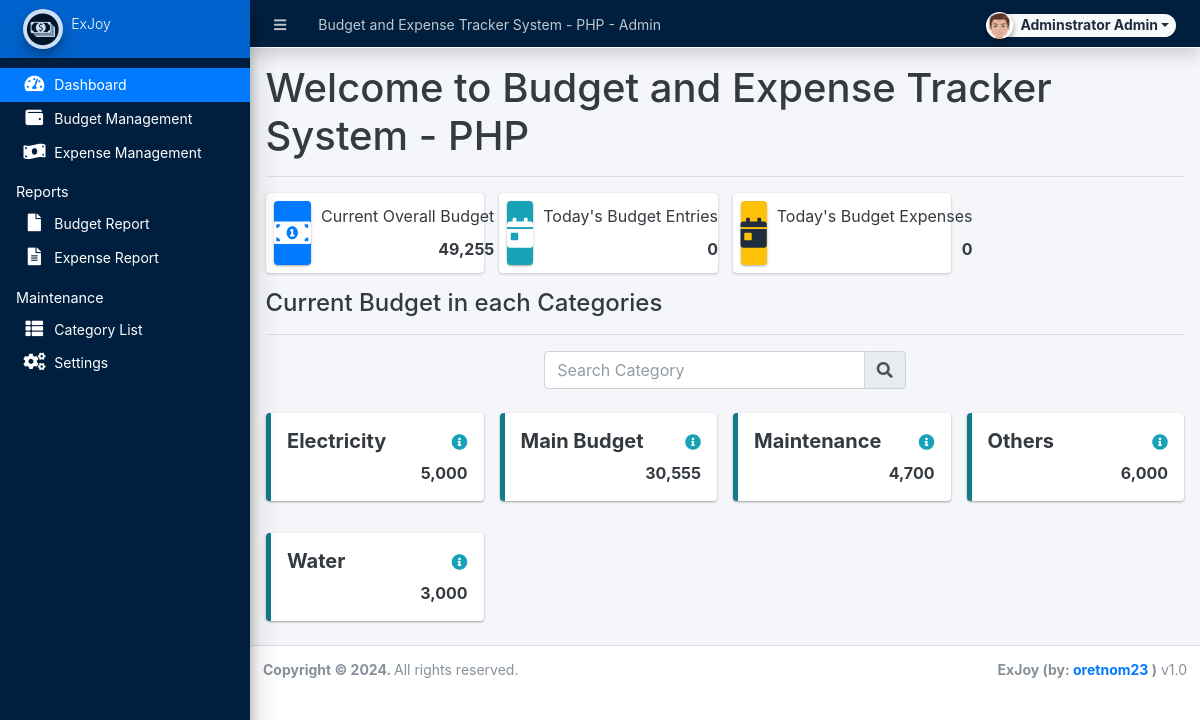
/admin/index.php (signed in), run on the app's committed database.
### tables this page shows
CREATE TABLE `categories` (
  `id` int(30) NOT NULL,
  `category` varchar(250) NOT NULL,
  `description` text DEFAULT NULL,
  `status` tinyint(1) NOT NULL DEFAULT 1,
  `balance` float NOT NULL DEFAULT 0,
  `date_created` datetime NOT NULL DEFAULT current_timestamp(),
  `date_updated` datetime DEFAULT NULL ON UPDATE current_timestamp()
);

### classes/DBConnection.php (called while the page is built, shortened)
<?php
class DBConnection{
    private $host = DB_SERVER;
    private $username = DB_USERNAME;
    private $password = DB_PASSWORD;
    private $database = DB_NAME;
    public $conn;
    public function __construct(){
        if (!isset($this->conn)) {
            $this->conn = new mysqli($this->host, $this->username, $this->password, $this->database);
        }
    }
}
?>

### classes/SystemSettings.php (called while the page is built, shortened)
<?php
class SystemSettings extends DBConnection{
	function info($field=''){
		if(!empty($field)){
			if(isset($_SESSION['system_info'][$field]))
				return $_SESSION['system_info'][$field];
			else
				return false;
		}else{
			return false;
		}
	}
}
$_settings = new SystemSettings();
?>

### admin/home.php (the view, shortened to what this page needs)
<h1>Welcome to <?php echo $_settings->info('name') ?></h1>
<hr>
<div class="row">
          <div class="col-12 col-sm-6 col-md-3">
            <div class="info-box">
              <span class="info-box-icon bg-primary elevation-1"><i class="fas fa-money-bill-alt"></i></span>
              <div class="info-box-content">
                <span class="info-box-text">Current Overall Budget</span>
                <span class="info-box-number text-right">
                  <?php
                    $cur_bul = $conn->query("SELECT sum(balance) as total FROM `categories` where status = 1 ")->fetch_assoc()['total'];
                    echo number_format($cur_bul);
                  ?>
                </span>
              </div>
            </div>
          </div>
          <div class="col-12 col-sm-6 col-md-3">
            <div class="info-box mb-3">
              <span class="info-box-icon bg-info elevation-1"><i class="fas fa-calendar-day"></i></span>
              <div class="info-box-content">
                <span class="info-box-text">Today's Budget Entries</span>
                <span class="info-box-number text-right">
                  <?php
                    $today_budget = $conn->query("SELECT sum(amount) as total FROM `running_balance` where category_id in (SELECT id FROM categories where status =1) and date(date_created) = '".(date("Y-m-d"))."' and balance_type = 1 ")->fetch_assoc()['total'];
                    echo number_format($today_budget);
                  ?>
                </span>
              </div>
            </div>
          </div>
          <div class="col-12 col-sm-6 col-md-3">
            <div class="info-box mb-3">
              <span class="info-box-icon bg-warning elevation-1"><i class="fas fa-calendar-day"></i></span>
              <div class="info-box-content">
                <span class="info-box-text">Today's Budget Expenses</span>
                <span class="info-box-number text-right">
                <?php
                    $today_expense = $conn->query("SELECT sum(amount) as total FROM `running_balance` where category_id in (SELECT id FROM categories where status =1) and date(date_created) = '".(date("Y-m-d"))."' and balance_type = 2 ")->fetch_assoc()['total'];
                    echo number_format($today_expense);
                  ?>
                </span>
              </div>
            </div>
          </div>
        </div>
<div class="row">
  <div class="col-lg-12">
    <h4>Current Budget in each Categories</h4>
    <hr>
  </div>
</div>
<div class="col-md-12 d-flex justify-content-center">
  <div class="input-group mb-3 col-md-5">
    <input type="text" class="form-control" id="search" placeholder="Search Category">
    <div class="input-group-append">
      <span class="input-group-text"><i class="fa fa-search"></i></span>
    </div>
  </div>
</div>
<div class="row row-cols-4 row-cols-sm-1 row-cols-md-4 row-cols-lg-4">
  <?php
  $categories = $conn->query("SELECT * FROM `categories` where status = 1 order by `category` asc ");
    while($row = $categories->fetch_assoc()):
  ?>
  <div class="col p-2 cat-items">
    <div class="callout callout-info">
      <span class="float-right ml-1">
        <button type="button" class="btn btn-secondary info-tooltip" data-toggle="tooltip" data-html="true" title='<?php echo (html_entity_decode($row['description'])) ?>'>
          <span class="fa fa-info-circle text-info"></span>
        </button>
      </span>
      <h5 class="mr-4"><b><?php echo $row['category'] ?></b></h5>
      <div class="d-flex justify-content-end">
        <b><?php echo number_format($row['balance']) ?></b>
      </div>
    </div>
  </div>
  <?php endwhile; ?>
</div>

### admin/home.php (style rules this page uses)
.info-tooltip,.info-tooltip:focus,.info-tooltip:hover { background:unset; border:unset; padding:unset; }

### data on the page
categories: category "Electricity", balance "5,000"
categories: category "Main Budget", balance "30,555"
categories: category "Maintenance", balance "4,700"
categories: category "Others", balance "6,000"
categories: category "Water", balance "3,000"

### other printed values
$_settings->info('name') "Budget and Expense Tracker System - PHP"
$_settings->userdata('firstname').' '.$_settings->userdata('lastname') "Adminstrator Admin"
$_settings->info('short_name') "ExJoy"
$cur_bul "49,255"
$today_budget "0"
$today_expense "0"
